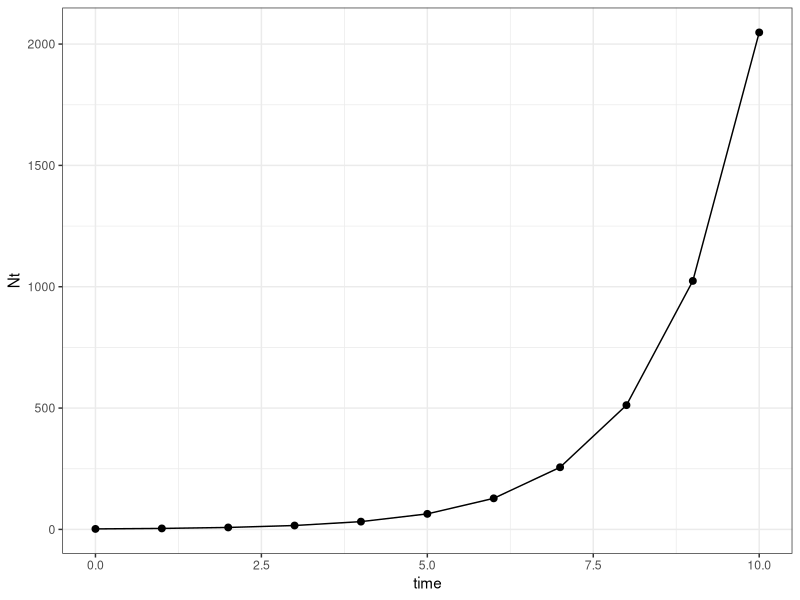
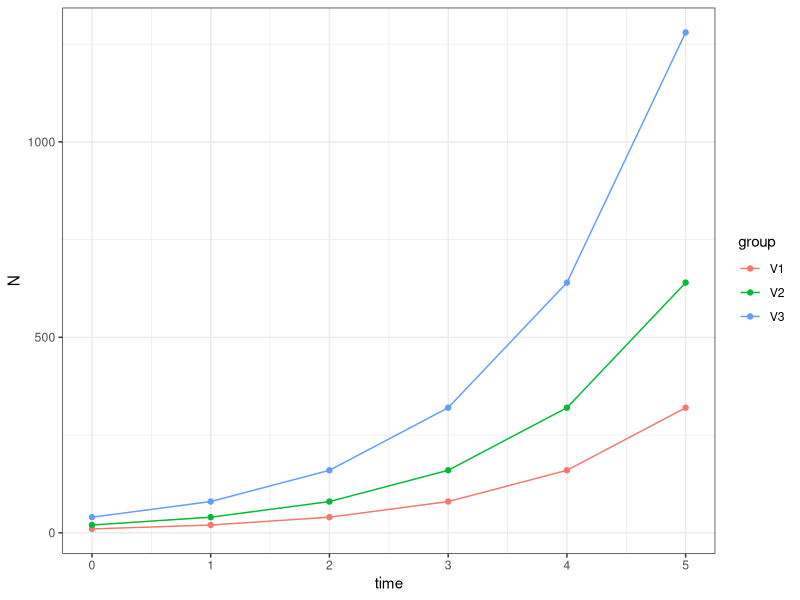
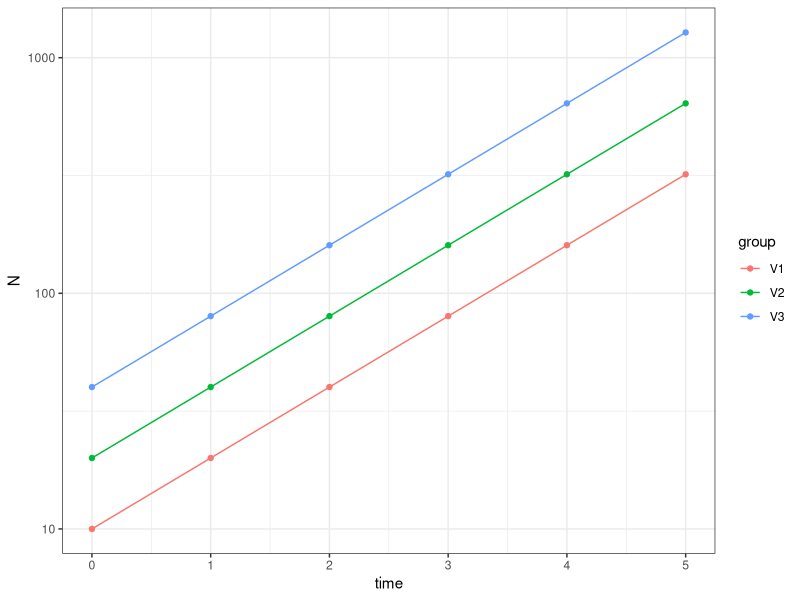
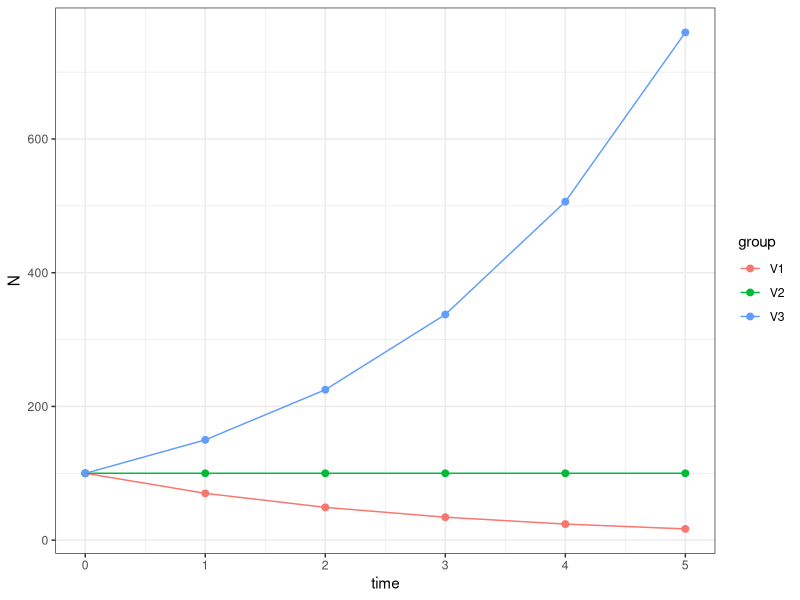
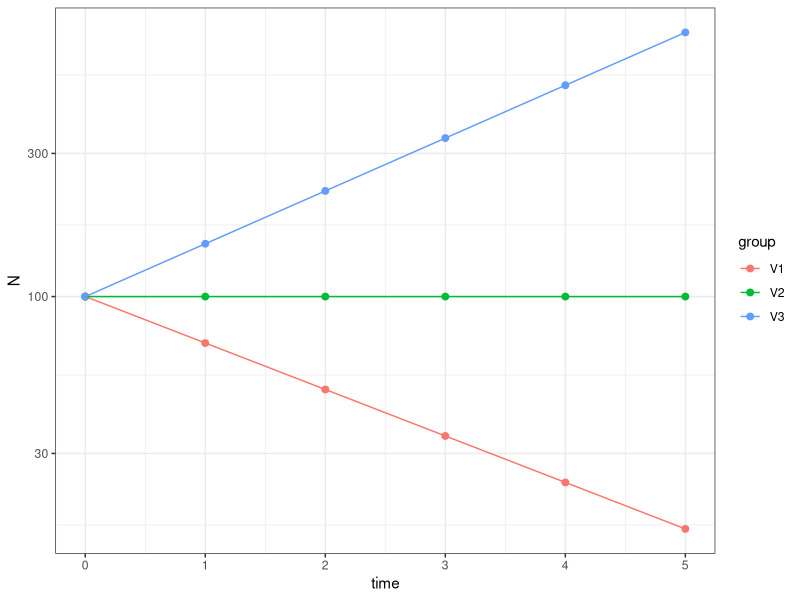
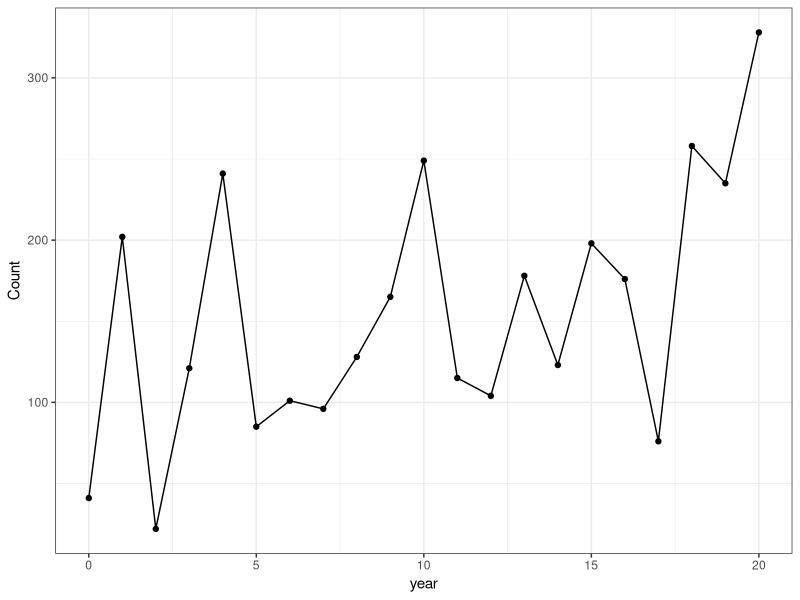
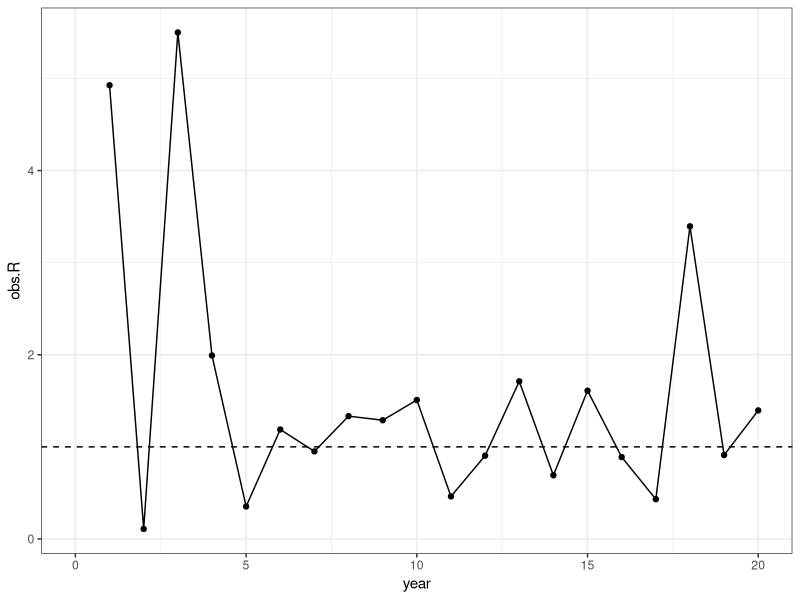
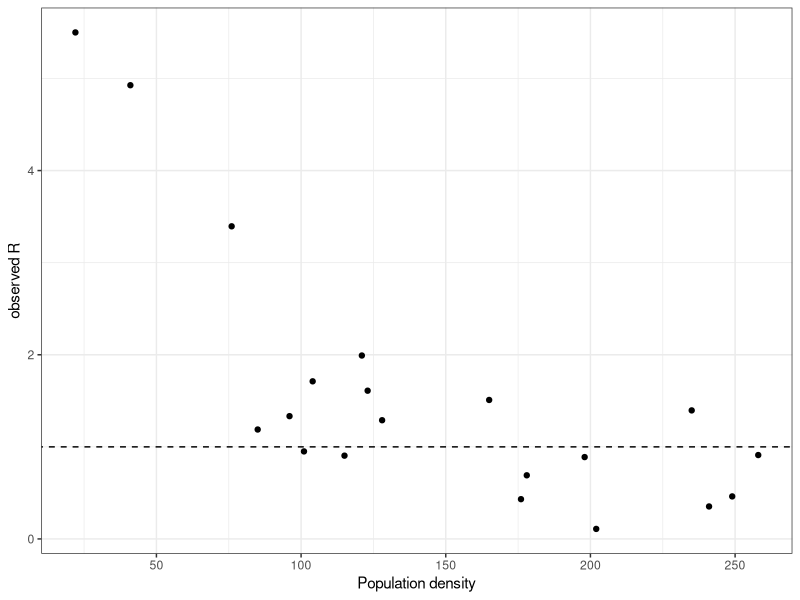

R code for these plots, in order:
## ---- chunk 1
knitr::opts_chunk$set(echo = TRUE)
## ---- chunk 2
library(tidyverse)
## ---- chunk 3
## lines 3-10 in associated R code
NO <- 2
lambda <- 2
time <- 0:10

Nt <- NO * lambda**time

ggplot(data=NULL,aes(x=time, y=Nt)) + geom_point(size=2) + geom_line() + theme_bw()
## ---- chunk 4
## lines 13-22 in associated R code

N0 <- c(10,20,40) 
lambda <- 2
time <- 0:5

Nt.s <- sapply(N0, function(n) n * lambda**time) %>% as.data.frame() %>% cbind(time) %>% pivot_longer(cols=1:3, names_to = 'group', values_to = 'N')

## Population sizes for the six years
ggplot(data=Nt.s, aes(x=time, y=N, color=group)) + geom_point() + geom_line() + theme_bw()

## ---- chunk 5
## Population sizes for the six years on $log_{10}$ scale
ggplot(data=Nt.s, aes(x=time, y=N, color=group)) + geom_point() + geom_line() + scale_y_log10() + theme_bw()
## ---- chunk 6
## lines 25-34 in associated R code
N0 <- 100 
lambdas <- c(0.7, 1, 1.5)
time <- 0:5

Nt.all <- sapply(lambdas, function(x) N0 * x**time) %>% as.data.frame() %>% cbind(time) %>% pivot_longer(cols=1:3, names_to = 'group', values_to = 'N')

## Population sizes for the six years 
ggplot(data=Nt.all, aes(x=time, y=N, color=group)) + geom_point(size=2) + geom_line() + theme_bw()
## ---- chunk 7
## Population sizes for the six years on $log_{10}$ scale
ggplot(data=Nt.all, aes(x=time, y=N, color=group)) + geom_point(size=2) + geom_line() + scale_y_log10() + theme_bw()
## ---- chunk 8
## lines 38-58 in associated R code
year <- 0:20
set.seed(5)
Count <- abs(round(rnorm(21, (100*1.05^year), 70),0))
dat <- as.data.frame(cbind(year,Count))

ggplot(data=dat, aes(x=year, y=Count)) + geom_point() + geom_line() + theme_bw()
## ---- chunk 9
dat$obs.R <- NA

dat$obs.R[2:21] <- dat$Count[2:21]/dat$Count[1:20]
obs.R <- dat$Count[2:21]/dat$Count[1:20]

ggplot(data=dat, aes(x=year, y=obs.R)) + geom_point() + geom_line() + geom_hline(yintercept=1,lty=2) + theme_bw()
## ---- chunk 10
ggplot(data=NULL, aes(x=dat$Count[1:20], y=obs.R)) + geom_point() + geom_abline(intercept=1,slope=0, linetype="dashed") + 
  labs(x="Population density",y="observed R")+ theme_bw()
## ---- chunk 11
## lines 62-75 in associated R code
years <- 0:50 #setup a vector for years from 0 to 50
set.seed(1)   # set seed for the randomization so we can reproduce the randomized results
sim.Rs <- sample(x = obs.R, size = 50, replace = TRUE) # this line randomly samples values from 'obs.R' 50 times with replacement

out50yr <- numeric(length(years))
out50yr[1] <- min(dat$Count) 

for (t in 1:50) out50yr[t + 1] <- {
  out50yr[t] * sim.Rs[t]
  }

ggplot(data=NULL, aes(x=years, y=out50yr)) + labs(y="count") + geom_point() + geom_line() + theme_bw()

## ---- chunk 12
## lines 78-89 in associated R code
PopSim <- function(Rs, N0, years = 50, sims = 1) {
  sim.RM = matrix(sample(Rs, size = sims * years, replace = TRUE),
                    nrow = years, ncol = sims)
  output <- numeric(years + 1)
  output[1] <- N0
  outmat <- sapply(1:sims, function(i) {
    for (t in 1:years) output[t + 1] <- round(output[t] * sim.RM[t, i], 0)
    output
    })
  return(outmat)
  }
## ---- chunk 13
## lines 92-100 in associated R code
sim10 <- as.data.frame(PopSim(Rs = obs.R, N0 = 43, sims = 10)) %>% mutate(year=0:50) %>%  gather("sim","count",-year)

# plot the 10 simulated populations
ggplot(sim10, aes(x=year,y=count,color=sim))+geom_line() + theme_bw()

## ---- chunk 14
ggplot(sim10, aes(x=year,y=log(count+1),color=sim))+geom_line() + theme_bw()
## ---- chunk 15
ggplot(data=sim10 %>% filter(year==50), aes(x=log(count+1)))+geom_histogram()
## ---- chunk 16
simsummary <- sim10 %>% filter(year==50) %>% select(count) 
year50_quantiles <- quantile(simsummary$count, probs=c(.05,.95))
n_extinct <- sim10 %>% filter(year==50 & count==0) %>% count() %>% as.data.frame()
## ---- chunk 17
year50_quantiles
## ---- chunk 18
n_extinct
